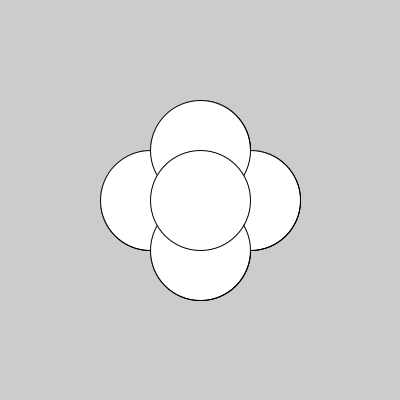
Frame 1 (no input)
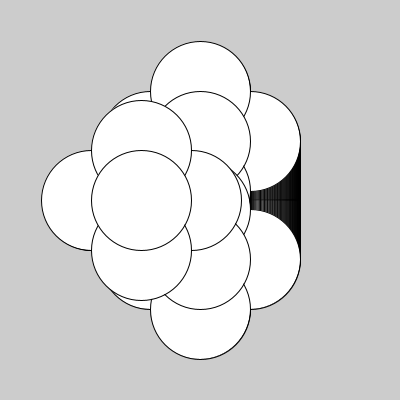
Frame 60 (the mouse pressed at the canvas centre just before this capture)
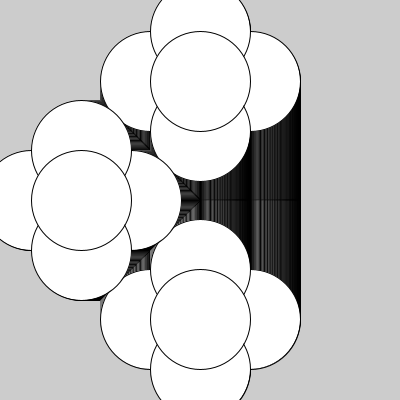
Frame 120 (the mouse held since frame 60 and released just before this capture)

The Processing sketch that drew these frames (run headless with seeded random() and noise(); from frame 60 on, the mouse is pressed at the canvas centre):

// Processing sketch: aula20_g02_ex02
// ── aula20_g02_ex02.pde
void setup() {
  size(400, 400);
}
float y=0; float u=0; float x=0;
void draw() {
  ellipse(150, 200+y, 100, 100);
  ellipse(250, 200+y, 100, 100);
  ellipse(200, 150+y, 100, 100);
  ellipse(200, 250+y, 100, 100);
  ellipse(200, 200+y, 100, 100);
  y=y-1;

  ellipse(150, 200+u, 100, 100);
  ellipse(250, 200+u, 100, 100);
  ellipse(200, 150+u, 100, 100);
  ellipse(200, 250+u, 100, 100);
  ellipse(200, 200+u, 100, 100);
  u=u+1;

  ellipse(150+x, 200, 100, 100);
  ellipse(250+x, 200, 100, 100);
  ellipse(200+x, 150, 100, 100);
  ellipse(200+x, 250, 100, 100);
  ellipse(200+x, 200, 100, 100);
  x=x-1;
}
